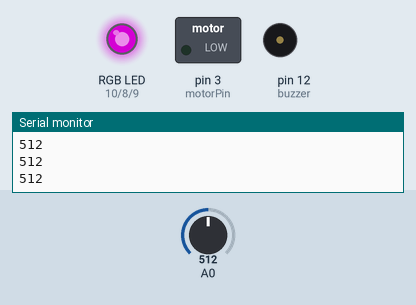
Recording of a sketch running on a simulated Arduino Uno, built with avr-gcc and run on an emulated ATmega328P. Shown: switched loads named in the sketch (green lamp = pin HIGH), an RGB LED mixed from three pins (HIGH = lit), buzzer (waves = sounding, pin HIGH), the last lines printed to the serial monitor. The test bench sets the inputs (shaded band); at power-on: A0 = 512. Dim RGB values are drawn brighter than linear.

Above: at 1.2 s.
1.3 s: A0 set to 743
2.8 s: A0 set to 763
At 3.4 s:
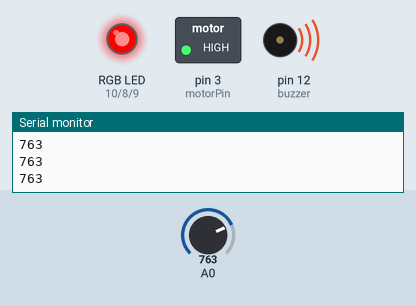
4.3 s: A0 set to 740
At 4.8 s:
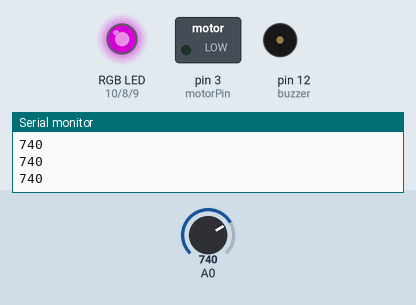
5.8 s: A0 set to 760
At 6.1 s:
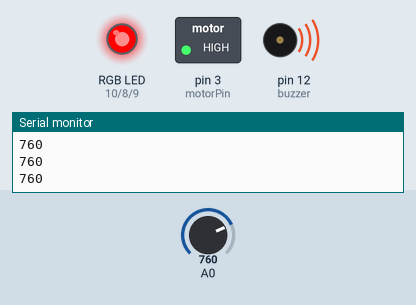
Timing chart, 0 to 8.3 s (numbered marks = the images above; inputs shaded):
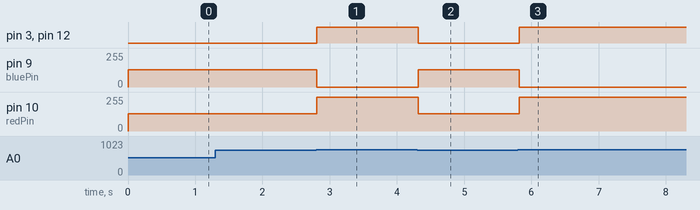

Measured:
- the behaviour switches between 750 and 751 on A0 (found by bisection; images 0 and 1)
- after the input at 2.8 s, pin 3 (motorPin), pin 12 (buzzer): LOW → HIGH at once; pin 9 (bluePin): 128/255 → 0/255 at once; pin 10 (redPin): 128/255 → 255/255 at once
- after the input at 4.3 s, pin 3 (motorPin), pin 12 (buzzer): HIGH → LOW at once; pin 9 (bluePin): 0/255 → 128/255 at once; pin 10 (redPin): 255/255 → 128/255 at once
- after the input at 5.8 s, pin 3 (motorPin), pin 12 (buzzer): LOW → HIGH at once; pin 9 (bluePin): 128/255 → 0/255 at once; pin 10 (redPin): 128/255 → 255/255 at once

The sketch:

code.ino
```cpp
// C++ code
//

int force_sensor =0; //μεταβλητη του αισθητηρα πιεσης
int redPin = 10; // μεταβλητη που συνδεει το κοκκινο led
int greenPin = 8;  //μεταβλητη που συνδεει το πρασινο led
int bluePin = 9; //μεταβλητη που συνδεει το μπλε led
int buzzer = 12;
int motorPin = 3; //για το κινητηρα δονησης

void setup()
{
  Serial.begin(9600);

  pinMode(A0, INPUT); // εισοδος για τον ασιθητηρα πιεσης
  pinMode(redPin,OUTPUT); // θεση 10
  pinMode(greenPin,OUTPUT); // θεση 8
  pinMode(bluePin,OUTPUT); // θεση 9
  pinMode(buzzer,OUTPUT); // θεση 12 digital
  pinMode(motorPin,OUTPUT); // θεση 3 μεσω npn transistor
}

void loop()
{
  force_sensor=analogRead(A0); // διαβασε αναλογικα Α0
  Serial.println(force_sensor); // print τιμη του force sensor

  if(force_sensor<=750){

    analogWrite(redPin,128); // ενεργοποιω το redpin
    analogWrite(greenPin,0);
    analogWrite(bluePin,128); // ενεργοποιει το blupin
    // εχω μωβ σαν output

    digitalWrite(buzzer,LOW);
    // αν εχω τιμη <750 το buzzer ειναι ανενεργο

    digitalWrite(motorPin,LOW);
    // αν εχω τιμη <750 ο κινητηρας ειναι ανενεργος
  }else{

    //εαν η τιμη >750 τοτε:
    analogWrite(redPin,255); //ενεργοποιω μονο το κοκκινο
    analogWrite(greenPin,0);
    analogWrite(bluePin,0);

    digitalWrite(buzzer,HIGH);  //το buzzer ενεργοποιειται
    digitalWrite(motorPin,HIGH);  // το motor ενεργοποιειται
  }

  delay(100);
}
```
